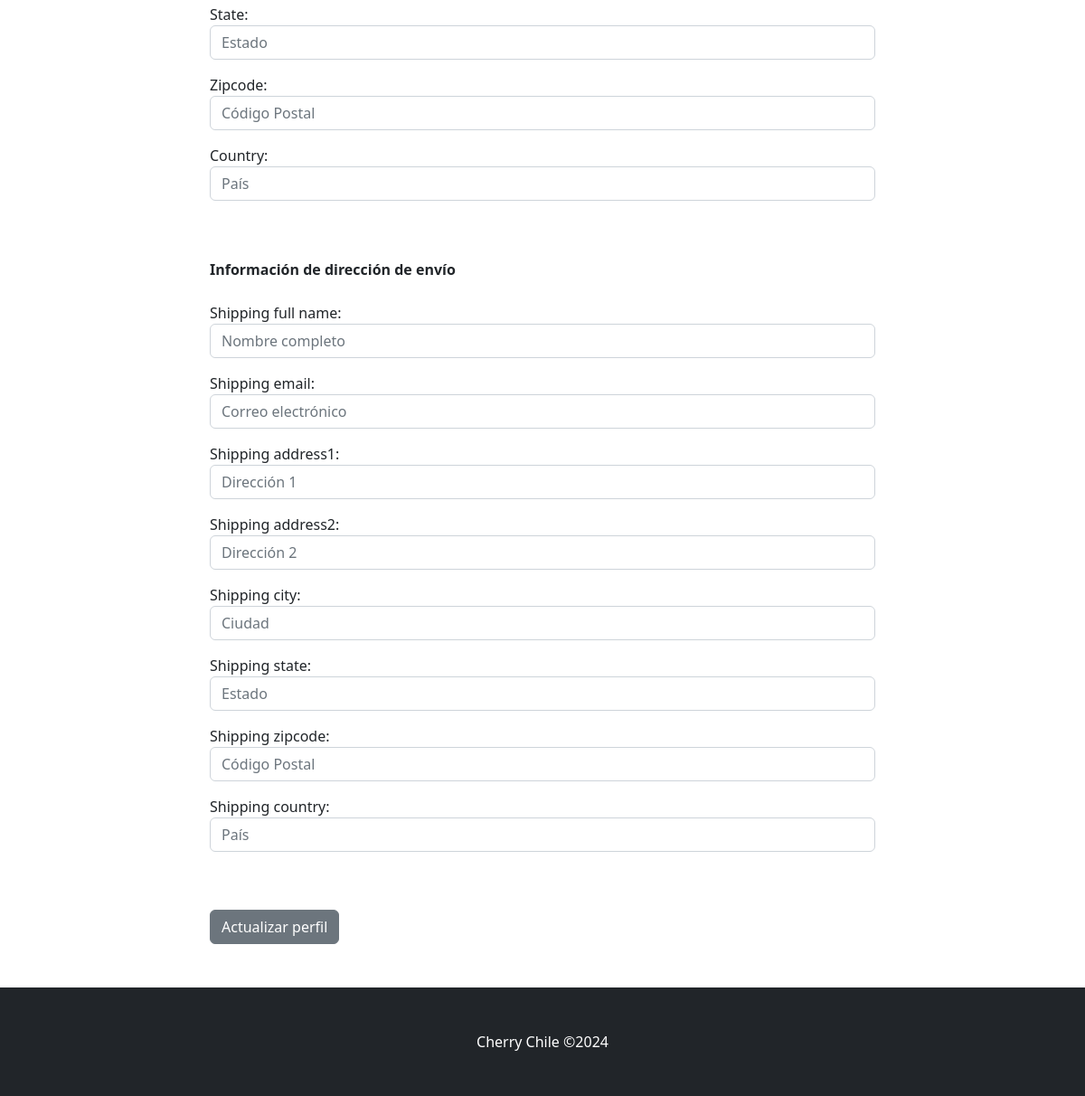
Before: /update_info/ (signed in, lower part) with the older database file.
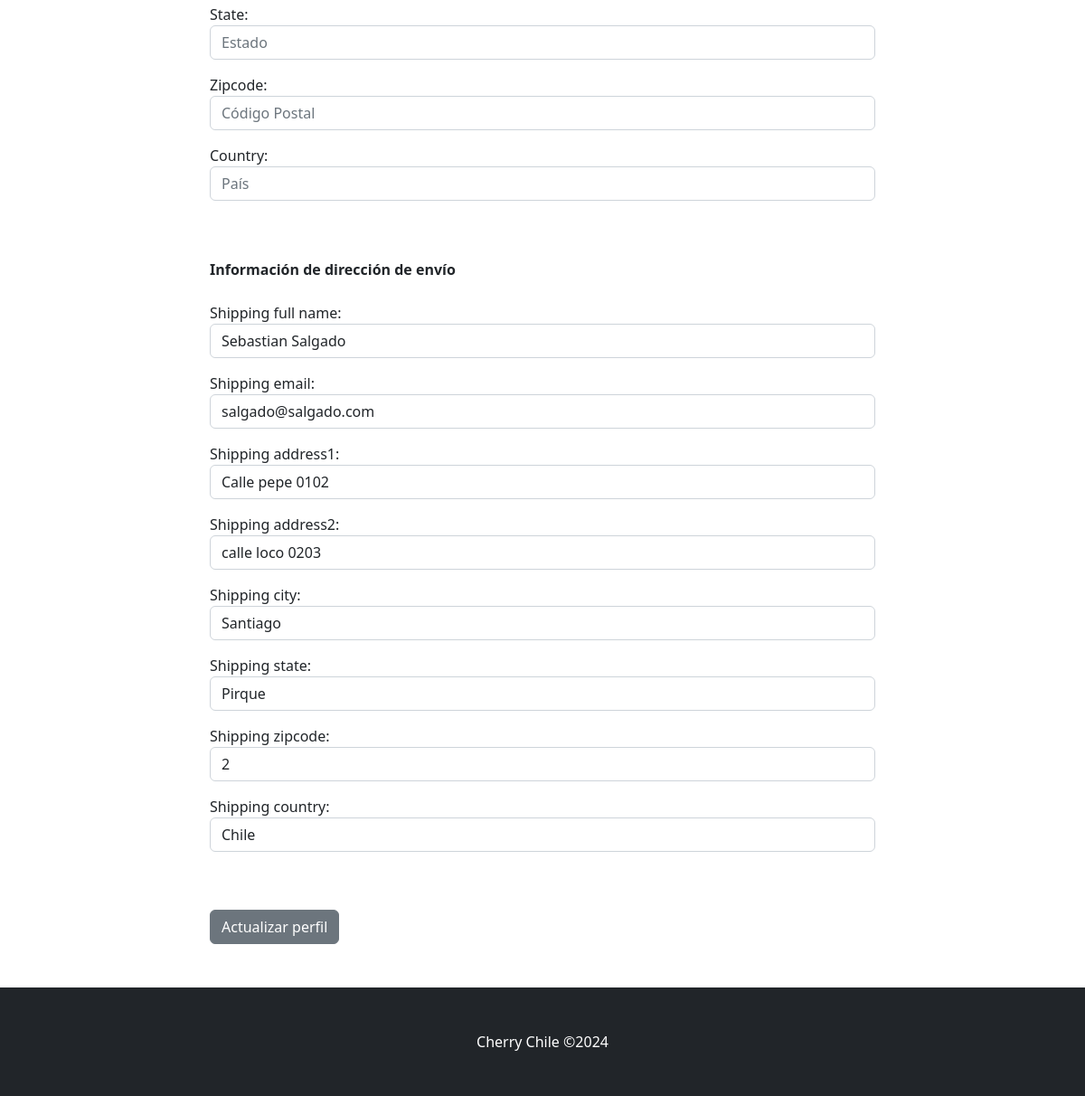
After: the same page with the newer database file.
### payment/models.py (models this page shows, shortened)
class ShippingAddress(models.Model):
    user = models.ForeignKey(User, on_delete=models.CASCADE, null=True, blank=True)
    shipping_full_name = models.CharField(max_length=100 )
    shipping_email = models.CharField(max_length=100 )
    shipping_address1 = models.CharField(max_length=100 )
    shipping_address2 = models.CharField(max_length=100 )
    shipping_city = models.CharField(max_length=100 )
    shipping_state = models.CharField(max_length=100,null=True, blank=True )
    shipping_zipcode = models.CharField(max_length=100,null=True, blank=True )
    shipping_country = models.CharField(max_length=100 )
    class Meta:
        verbose_name_plural = "Dirección de Envíos"

### accounts/views.py (the view)
# urls.py: path('update_info/', views.update_info, name='update_info'),
def update_info(request):
    if request.user.is_authenticated:
        current_user = Profile.objects.get(user=request.user)
        try:
            shipping_user = ShippingAddress.objects.get(user=request.user)
        except ShippingAddress.DoesNotExist:
            shipping_user = ShippingAddress(user=request.user)
        if request.method == 'POST':
            form = UserInfoForm(request.POST, instance=current_user)
            shipping_form = ShippingForm(request.POST, instance=shipping_user)
            if form.is_valid() and shipping_form.is_valid():
                form.save()
                shipping_form.save()
                messages.success(request, "Tu información ha sido actualizada.")
                return redirect('home')
        else:
            form = UserInfoForm(instance=current_user)
            shipping_form = ShippingForm(instance=shipping_user)
        return render(request, "accounts/update_info.html", {'form': form, 'shipping_form': shipping_form})
    else:
        messages.error(request, "Debes estar autenticado para cambiar la información.")
        return redirect('home')

### cart/cart.py (called while the page is built)
    def __len__(self):
        return len(self.cart)

### cart/context_processors.py (called while the page is built)
def cart(request):
    return {'cart': Cart(request)}

### store/context_processors.py (called while the page is built)
def categories_processor(request):
    categories = Category.objects.all()
    return {'categories': categories}

### accounts/templates/accounts/update_info.html (shortened to what this page needs)
{% extends 'base/base.html' %}
{% block content %}
    <div class="container">
        <div class="row justify-content-center">
            <div class="col-8">
                <br><br>
                <br><br>
                <form method="POST" action="{% url 'update_info' %}">
                    {{ form.as_p }}
                    <br><br>
                    <strong>Información de dirección de envío</strong>
                    <br><br>
                    {{ shipping_form.as_p }}
                    <br><br>
                    <button type="submit" class="btn btn-secondary">Actualizar perfil</button>
                </form>
                <br><br>
            </div>
        </div>
    </div>
{% endblock %}

Changed rows visible on the page:
added ShippingAddress: shipping_full_name "Sebastian Salgado", shipping_email "salgado@salgado.com", shipping_address1 "Calle pepe 0102", shipping_address2 "calle loco 0203", shipping_city "Santiago", shipping_state "Pirque", shipping_zipcode "2", shipping_country "Chile"
